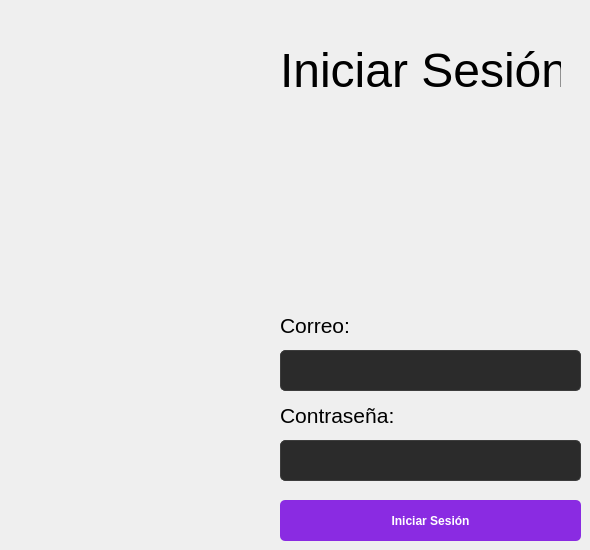
        <widget class="QWidget" name="tab_11">
         <attribute name="title">
          <string>Iniciar Sesión</string>
         </attribute>
         <widget class="QPushButton" name="btnIniciarSesion">
          <property name="geometry">
           <rect>
            <x>280</x>
            <y>500</y>
            <width>301</width>
            <height>41</height>
           </rect>
          </property>
          <property name="styleSheet">
           <string notr="true">QPushButton {
    background-color: #8A2BE2;
    color: white;
    border-radius: 5px;
    padding: 6px;
    font-weight: bold;
}
QPushButton:hover {
    background-color: #0f5091; 
}</string>
          </property>
          <property name="text">
           <string>Iniciar Sesión</string>
          </property>
         </widget>
         <widget class="QLineEdit" name="txtPassword">
          <property name="geometry">
           <rect>
            <x>280</x>
            <y>440</y>
            <width>301</width>
            <height>41</height>
           </rect>
          </property>
          <property name="styleSheet">
           <string notr="true">QLineEdit {
    background-color: #2b2b2b;
    border: 1px solid #3d3d3d;
    border-radius: 5px;
    color: #ffffff;
    padding: 6px 10px;
    font-size: 13px;
}

QLineEdit:focus {
    border: 1px solid #1E90FF;
}</string>
          </property>
          <property name="echoMode">
           <enum>QLineEdit::EchoMode::Password</enum>
          </property>
         </widget>
         <widget class="QLabel" name="label_2">
          <property name="geometry">
           <rect>
            <x>280</x>
            <y>400</y>
            <width>121</width>
            <height>31</height>
           </rect>
          </property>
          <property name="font">
           <font>
            <pointsize>16</pointsize>
           </font>
          </property>
          <property name="text">
           <string>Contraseña:</string>
          </property>
         </widget>
         <widget class="QLineEdit" name="txtCorreo">
          <property name="geometry">
           <rect>
            <x>280</x>
            <y>350</y>
            <width>301</width>
            <height>41</height>
           </rect>
          </property>
          <property name="styleSheet">
           <string notr="true">QLineEdit {
    background-color: #2b2b2b;
    border: 1px solid #3d3d3d;
    border-radius: 5px;
    color: #ffffff;
    padding: 6px 10px;
    font-size: 13px;
}

QLineEdit:focus {
    border: 1px solid #1E90FF;
}</string>
          </property>
         </widget>
         <widget class="QLabel" name="label">
          <property name="geometry">
           <rect>
            <x>280</x>
            <y>310</y>
            <width>71</width>
            <height>31</height>
           </rect>
          </property>
          <property name="font">
           <font>
            <pointsize>16</pointsize>
           </font>
          </property>
          <property name="text">
           <string>Correo: </string>
          </property>
         </widget>
         <widget class="QLabel" name="label_26">
          <property name="geometry">
           <rect>
            <x>320</x>
            <y>120</y>
            <width>211</width>
            <height>191</height>
           </rect>
          </property>
          <property name="text">
           <string/>
          </property>
          <property name="pixmap">
           <pixmap resource="images.qrc">:/imgRegistro.png</pixmap>
          </property>
          <property name="scaledContents">
           <bool>true</bool>
          </property>
         </widget>
         <widget class="QLabel" name="label_3">
          <property name="geometry">
           <rect>
            <x>280</x>
            <y>30</y>
            <width>281</width>
            <height>81</height>
           </rect>
          </property>
          <property name="font">
           <font>
            <pointsize>36</pointsize>
           </font>
          </property>
          <property name="text">
           <string>Iniciar Sesión</string>
          </property>
         </widget>
        </widget>
